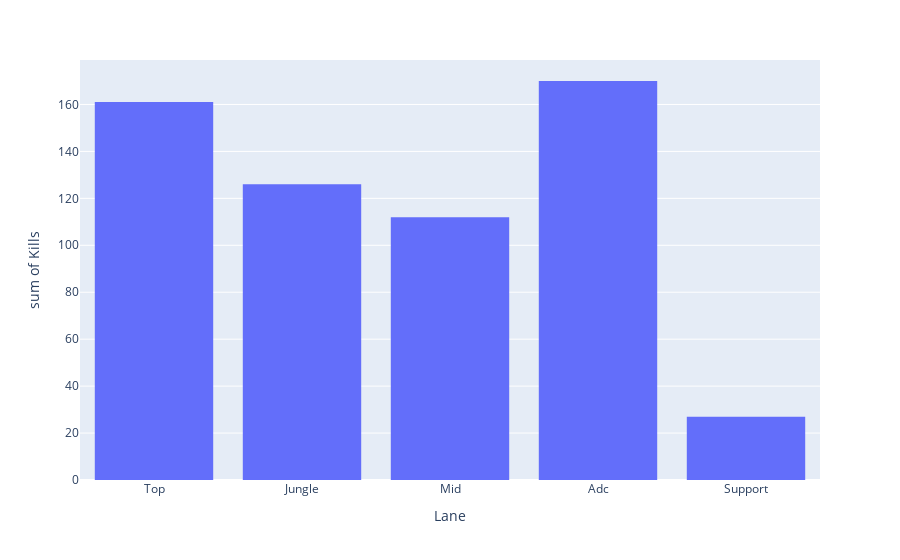
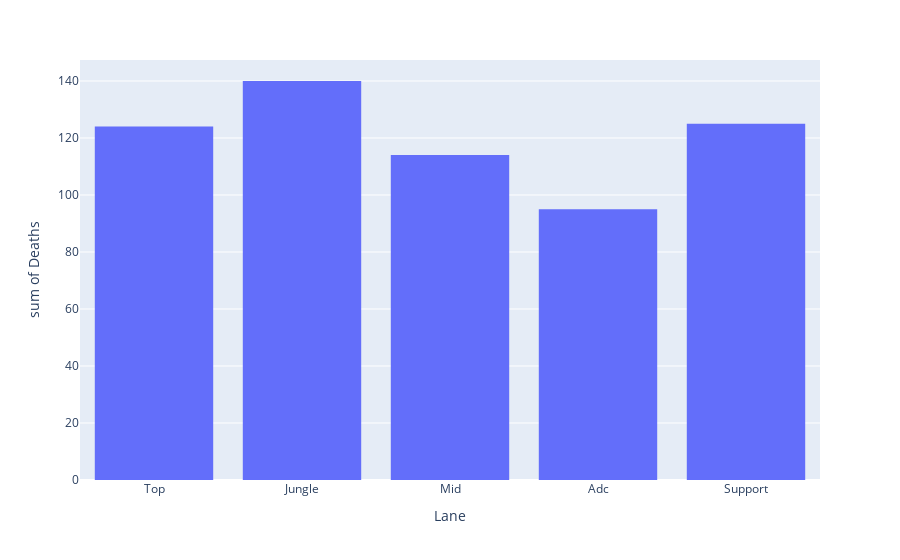
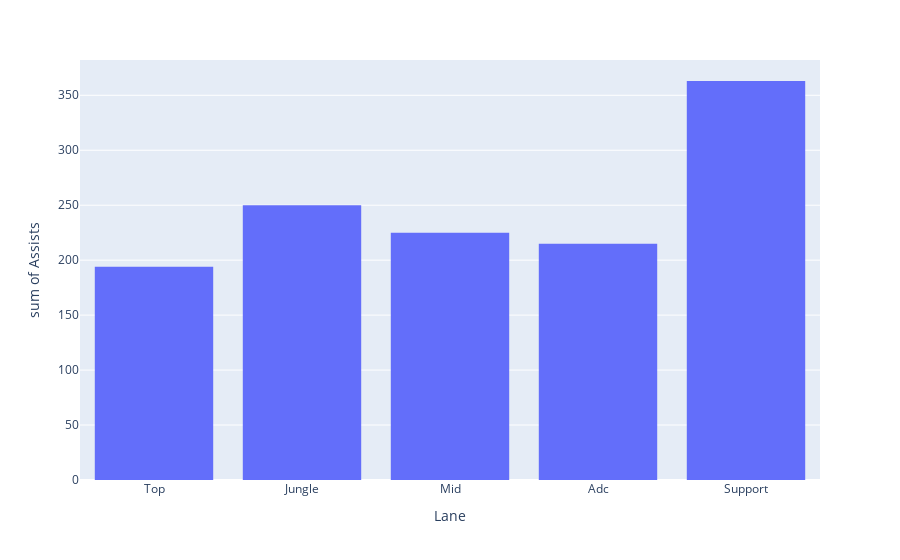
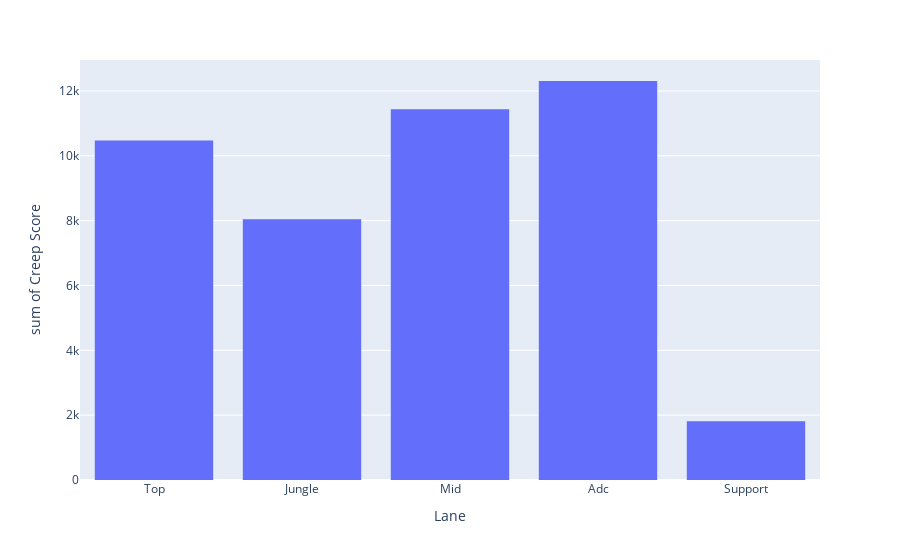

Notebook code for these charts, in order:
### Code cell
display(tabela.info())

import plotly.express as pe
for coluna in outrbela.columns:
    grafico =  pe.histogram(outrbela, x=tabela["Position"], y=coluna, labels={'x': "Lane"})
    grafico.show()

### Figure 1 — Plotly figure (JSON) as saved in the notebook; plotly's stock layout.template omitted (floating-point values rounded to 4 significant figures; data arrays with more than 128 entries replaced by an {"elided": "..."} marker saying what was removed)
{"data": [{"alignmentgroup": "True", "bingroup": "x", "histfunc": "sum", "hovertemplate": "Lane=%{x}<br>sum of Kills=%{y}<extra></extra>", "legendgroup": "", "marker": {"color": "#636efa", "pattern": {"shape": ""}}, "name": "", "offsetgroup": "", "orientation": "v", "showlegend": false, "type": "histogram", "x": {"elided": "220 str values"}, "xaxis": "x", "y": {"elided": "220 int values"}, "yaxis": "y"}], "layout": {"barmode": "relative", "legend": {"tracegroupgap": 0}, "margin": {"t": 60}, "xaxis": {"anchor": "y", "domain": [0, 1], "title": {"text": "Lane"}}, "yaxis": {"anchor": "x", "domain": [0, 1], "title": {"text": "sum of Kills"}}}}

### Figure 2 — Plotly figure (JSON) as saved in the notebook; plotly's stock layout.template omitted (floating-point values rounded to 4 significant figures; data arrays with more than 128 entries replaced by an {"elided": "..."} marker saying what was removed)
{"data": [{"alignmentgroup": "True", "bingroup": "x", "histfunc": "sum", "hovertemplate": "Lane=%{x}<br>sum of Deaths=%{y}<extra></extra>", "legendgroup": "", "marker": {"color": "#636efa", "pattern": {"shape": ""}}, "name": "", "offsetgroup": "", "orientation": "v", "showlegend": false, "type": "histogram", "x": {"elided": "220 str values"}, "xaxis": "x", "y": {"elided": "220 int values"}, "yaxis": "y"}], "layout": {"barmode": "relative", "legend": {"tracegroupgap": 0}, "margin": {"t": 60}, "xaxis": {"anchor": "y", "domain": [0, 1], "title": {"text": "Lane"}}, "yaxis": {"anchor": "x", "domain": [0, 1], "title": {"text": "sum of Deaths"}}}}

### Figure 3 — Plotly figure (JSON) as saved in the notebook; plotly's stock layout.template omitted (floating-point values rounded to 4 significant figures; data arrays with more than 128 entries replaced by an {"elided": "..."} marker saying what was removed)
{"data": [{"alignmentgroup": "True", "bingroup": "x", "histfunc": "sum", "hovertemplate": "Lane=%{x}<br>sum of Assists=%{y}<extra></extra>", "legendgroup": "", "marker": {"color": "#636efa", "pattern": {"shape": ""}}, "name": "", "offsetgroup": "", "orientation": "v", "showlegend": false, "type": "histogram", "x": {"elided": "220 str values"}, "xaxis": "x", "y": {"elided": "220 int values"}, "yaxis": "y"}], "layout": {"barmode": "relative", "legend": {"tracegroupgap": 0}, "margin": {"t": 60}, "xaxis": {"anchor": "y", "domain": [0, 1], "title": {"text": "Lane"}}, "yaxis": {"anchor": "x", "domain": [0, 1], "title": {"text": "sum of Assists"}}}}

### Figure 4 — Plotly figure (JSON) as saved in the notebook; plotly's stock layout.template omitted (floating-point values rounded to 4 significant figures; data arrays with more than 128 entries replaced by an {"elided": "..."} marker saying what was removed)
{"data": [{"alignmentgroup": "True", "bingroup": "x", "histfunc": "sum", "hovertemplate": "Lane=%{x}<br>sum of Creep Score=%{y}<extra></extra>", "legendgroup": "", "marker": {"color": "#636efa", "pattern": {"shape": ""}}, "name": "", "offsetgroup": "", "orientation": "v", "showlegend": false, "type": "histogram", "x": {"elided": "220 str values"}, "xaxis": "x", "y": {"elided": "220 int values"}, "yaxis": "y"}], "layout": {"barmode": "relative", "legend": {"tracegroupgap": 0}, "margin": {"t": 60}, "xaxis": {"anchor": "y", "domain": [0, 1], "title": {"text": "Lane"}}, "yaxis": {"anchor": "x", "domain": [0, 1], "title": {"text": "sum of Creep Score"}}}}
